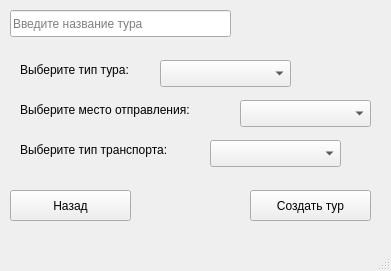
<?xml version="1.0" encoding="UTF-8"?>
<ui version="4.0">
 <class>TourCreateForm</class>
 <widget class="QMainWindow" name="TourCreateForm">
  <property name="geometry">
   <rect>
    <x>0</x>
    <y>0</y>
    <width>391</width>
    <height>271</height>
   </rect>
  </property>
  <property name="windowTitle">
   <string>Создание тура</string>
  </property>
  <widget class="QWidget" name="centralwidget">
   <widget class="QLineEdit" name="tourNameLe">
    <property name="geometry">
     <rect>
      <x>10</x>
      <y>10</y>
      <width>221</width>
      <height>27</height>
     </rect>
    </property>
    <property name="placeholderText">
     <string>Введите название тура</string>
    </property>
   </widget>
   <widget class="QLabel" name="label">
    <property name="geometry">
     <rect>
      <x>20</x>
      <y>60</y>
      <width>141</width>
      <height>19</height>
     </rect>
    </property>
    <property name="text">
     <string>Выберите тип тура:</string>
    </property>
   </widget>
   <widget class="QComboBox" name="tourTypeCb">
    <property name="geometry">
     <rect>
      <x>160</x>
      <y>60</y>
      <width>131</width>
      <height>27</height>
     </rect>
    </property>
   </widget>
   <widget class="QLabel" name="label_2">
    <property name="geometry">
     <rect>
      <x>20</x>
      <y>100</y>
      <width>211</width>
      <height>19</height>
     </rect>
    </property>
    <property name="text">
     <string>Выберите место отправления:</string>
    </property>
   </widget>
   <widget class="QComboBox" name="departPointCb">
    <property name="geometry">
     <rect>
      <x>240</x>
      <y>100</y>
      <width>131</width>
      <height>27</height>
     </rect>
    </property>
   </widget>
   <widget class="QLabel" name="label_3">
    <property name="geometry">
     <rect>
      <x>20</x>
      <y>140</y>
      <width>181</width>
      <height>19</height>
     </rect>
    </property>
    <property name="text">
     <string>Выберите тип транспорта:</string>
    </property>
   </widget>
   <widget class="QComboBox" name="transpTypeCb">
    <property name="geometry">
     <rect>
      <x>210</x>
      <y>140</y>
      <width>131</width>
      <height>27</height>
     </rect>
    </property>
   </widget>
   <widget class="QPushButton" name="createTourBut">
    <property name="geometry">
     <rect>
      <x>250</x>
      <y>190</y>
      <width>121</width>
      <height>31</height>
     </rect>
    </property>
    <property name="text">
     <string>Создать тур</string>
    </property>
   </widget>
   <widget class="QPushButton" name="backBut">
    <property name="geometry">
     <rect>
      <x>10</x>
      <y>190</y>
      <width>121</width>
      <height>31</height>
     </rect>
    </property>
    <property name="text">
     <string>Назад</string>
    </property>
   </widget>
  </widget>
  <widget class="QMenuBar" name="menubar">
   <property name="geometry">
    <rect>
     <x>0</x>
     <y>0</y>
     <width>391</width>
     <height>24</height>
    </rect>
   </property>
  </widget>
  <widget class="QStatusBar" name="statusbar"/>
 </widget>
 <resources/>
 <connections/>
</ui>
